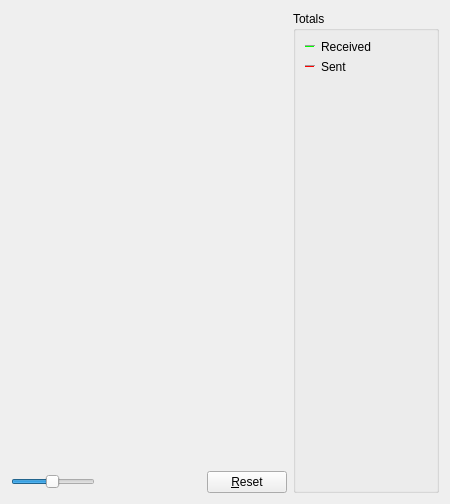
     <widget class="QWidget" name="tab_nettraffic">
      <attribute name="title">
       <string>&amp;Network Traffic</string>
      </attribute>
      <layout class="QHBoxLayout" name="horizontalLayout_3">
       <item>
        <layout class="QVBoxLayout" name="verticalLayout_4">
         <item>
          <widget class="TrafficGraphWidget" name="trafficGraph" native="true">
           <property name="sizePolicy">
            <sizepolicy hsizetype="Expanding" vsizetype="Expanding">
             <horstretch>0</horstretch>
             <verstretch>0</verstretch>
            </sizepolicy>
           </property>
          </widget>
         </item>
         <item>
          <layout class="QHBoxLayout" name="horizontalLayout_2">
           <item>
            <widget class="QSlider" name="sldGraphRange">
             <property name="minimum">
              <number>1</number>
             </property>
             <property name="maximum">
              <number>288</number>
             </property>
             <property name="pageStep">
              <number>12</number>
             </property>
             <property name="value">
              <number>144</number>
             </property>
             <property name="orientation">
              <enum>Qt::Horizontal</enum>
             </property>
            </widget>
           </item>
           <item>
            <widget class="QLabel" name="lblGraphRange">
             <property name="minimumSize">
              <size>
               <width>100</width>
               <height>0</height>
              </size>
             </property>
             <property name="alignment">
              <set>Qt::AlignCenter</set>
             </property>
            </widget>
           </item>
           <item>
            <widget class="QPushButton" name="btnClearTrafficGraph">
             <property name="text">
              <string>&amp;Reset</string>
             </property>
             <property name="autoDefault">
              <bool>false</bool>
             </property>
            </widget>
           </item>
          </layout>
         </item>
        </layout>
       </item>
       <item>
        <layout class="QVBoxLayout" name="verticalLayout">
         <item>
          <widget class="QGroupBox" name="groupBox">
           <property name="title">
            <string>Totals</string>
           </property>
           <layout class="QVBoxLayout" name="verticalLayout_5">
            <item>
             <layout class="QHBoxLayout" name="horizontalLayout_4">
              <item>
               <widget class="Line" name="line">
                <property name="sizePolicy">
                 <sizepolicy hsizetype="Fixed" vsizetype="Fixed">
                  <horstretch>0</horstretch>
                  <verstretch>0</verstretch>
                 </sizepolicy>
                </property>
                <property name="minimumSize">
                 <size>
                  <width>10</width>
                  <height>0</height>
                 </size>
                </property>
                <property name="palette">
                 <palette>
                  <active>
                   <colorrole role="Light">
                    <brush brushstyle="SolidPattern">
                     <color alpha="255">
                      <red>0</red>
                      <green>255</green>
                      <blue>0</blue>
                     </color>
                    </brush>
                   </colorrole>
                  </active>
                  <inactive>
                   <colorrole role="Light">
                    <brush brushstyle="SolidPattern">
                     <color alpha="255">
                      <red>0</red>
                      <green>255</green>
                      <blue>0</blue>
                     </color>
                    </brush>
                   </colorrole>
                  </inactive>
                  <disabled>
                   <colorrole role="Light">
                    <brush brushstyle="SolidPattern">
                     <color alpha="255">
                      <red>0</red>
                      <green>255</green>
                      <blue>0</blue>
                     </color>
                    </brush>
                   </colorrole>
                  </disabled>
                 </palette>
                </property>
                <property name="orientation">
                 <enum>Qt::Horizontal</enum>
                </property>
               </widget>
              </item>
              <item>
               <widget class="QLabel" name="label_16">
                <property name="text">
                 <string>Received</string>
                </property>
               </widget>
              </item>
              <item>
               <widget class="QLabel" name="lblBytesIn">
                <property name="minimumSize">
                 <size>
                  <width>50</width>
                  <height>0</height>
                 </size>
                </property>
                <property name="alignment">
                 <set>Qt::AlignRight|Qt::AlignTrailing|Qt::AlignVCenter</set>
                </property>
               </widget>
              </item>
             </layout>
            </item>
            <item>
             <layout class="QHBoxLayout" name="horizontalLayout_5">
              <item>
               <widget class="Line" name="line_2">
                <property name="sizePolicy">
                 <sizepolicy hsizetype="Fixed" vsizetype="Fixed">
                  <horstretch>0</horstretch>
                  <verstretch>0</verstretch>
                 </sizepolicy>
                </property>
                <property name="minimumSize">
                 <size>
                  <width>10</width>
                  <height>0</height>
                 </size>
                </property>
                <property name="palette">
                 <palette>
                  <active>
                   <colorrole role="Light">
                    <brush brushstyle="SolidPattern">
                     <color alpha="255">
                      <red>255</red>
                      <green>0</green>
                      <blue>0</blue>
                     </color>
                    </brush>
                   </colorrole>
                  </active>
                  <inactive>
                   <colorrole role="Light">
                    <brush brushstyle="SolidPattern">
                     <color alpha="255">
                      <red>255</red>
                      <green>0</green>
                      <blue>0</blue>
                     </color>
                    </brush>
                   </colorrole>
                  </inactive>
                  <disabled>
                   <colorrole role="Light">
                    <brush brushstyle="SolidPattern">
                     <color alpha="255">
                      <red>255</red>
                      <green>0</green>
                      <blue>0</blue>
                     </color>
                    </brush>
                   </colorrole>
                  </disabled>
                 </palette>
                </property>
                <property name="orientation">
                 <enum>Qt::Horizontal</enum>
                </property>
               </widget>
              </item>
              <item>
               <widget class="QLabel" name="label_17">
                <property name="text">
                 <string>Sent</string>
                </property>
               </widget>
              </item>
              <item>
               <widget class="QLabel" name="lblBytesOut">
                <property name="minimumSize">
                 <size>
                  <width>50</width>
                  <height>0</height>
                 </size>
                </property>
                <property name="alignment">
                 <set>Qt::AlignRight|Qt::AlignTrailing|Qt::AlignVCenter</set>
                </property>
               </widget>
              </item>
             </layout>
            </item>
            <item>
             <spacer name="verticalSpacer_4">
              <property name="orientation">
               <enum>Qt::Vertical</enum>
              </property>
              <property name="sizeHint" stdset="0">
               <size>
                <width>20</width>
                <height>407</height>
               </size>
              </property>
             </spacer>
            </item>
           </layout>
          </widget>
         </item>
        </layout>
       </item>
      </layout>
     </widget>
